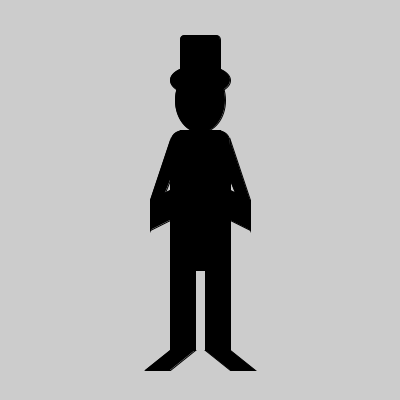
Frame 1 (no input)
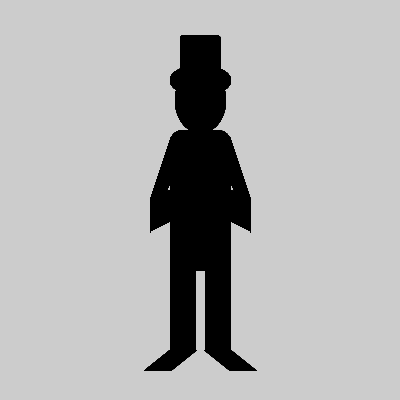
Frame 60 (the mouse pressed at the canvas centre just before this capture)
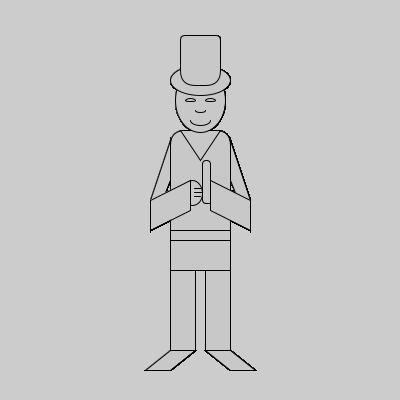
Frame 120 (the mouse held since frame 60 and released just before this capture)

The Processing sketch that drew these frames (run headless with seeded random() and noise(); from frame 60 on, the mouse is pressed at the canvas centre):

// Processing sketch: processing_132672
// ── processing_132672.pde

void setup(){
  size(400,400);
}

void draw(){

//rightfoot/
fill(random(mouseX, mouseY),random(mouseX, mouseY),random(mouseX, mouseY));
quad(170,350,195,350,170,370,145,370);

//leftfoot/
fill(random(mouseX, mouseY),random(mouseX, mouseY),random(mouseX, mouseY));
quad(205,350,230,350,255,370,230,370);

//pants//
fill(random(mouseX, mouseY),random(mouseX, mouseY),random(mouseX, mouseY));
rect(170,250,25,100);

fill(random(mouseX, mouseY),random(mouseX, mouseY),random(mouseX, mouseY));
rect(205,250,25,100);

//torso//
fill(random(mouseX, mouseY),random(mouseX, mouseY),random(mouseX, mouseY));
rect(170,130,60,140,15,15,0,0);

//neckline//
fill(random(mouseX, mouseY),random(mouseX, mouseY),random(mouseX, mouseY));
triangle(180,130,220,130,200,160);

//belt//
fill(random(mouseX, mouseY),random(mouseX, mouseY),random(mouseX, mouseY));
rect(170,230,60,10);

// face //
fill(random(mouseX, mouseY),random(mouseX, mouseY),random(mouseX, mouseY));
ellipse(200,100,50,65);

// left eye //
fill(random(mouseX, mouseY),random(mouseX, mouseY),random(mouseX, mouseY));
ellipse(190,100,10,3);

// right eye //
fill(random(mouseX, mouseY),random(mouseX, mouseY),random(mouseX, mouseY));
ellipse(210,100,10,3);

// hat //
fill(random(mouseX, mouseY),random(mouseX, mouseY),random(mouseX, mouseY));
ellipse(200,80,60,30);

fill(random(mouseX, mouseY),random(mouseX, mouseY),random(mouseX, mouseY));
rect(180,35,40,50,5,5,15,15);

//nose//
fill(random(mouseX, mouseY),random(mouseX, mouseY),random(mouseX, mouseY));
arc(200, 110, 10, 5, 0, PI, OPEN);

//smile//
fill(random(mouseX, mouseY),random(mouseX, mouseY),random(mouseX, mouseY));
arc(200, 120, 20, 10, 0, PI);

//righthand//
fill(random(mouseX, mouseY),random(mouseX, mouseY),random(mouseX, mouseY));
ellipse(192,193,20,25);

line(194,192,201,192);
line(194,196,200,196);
line(194,188,200,188);

//lefthand//
fill(random(mouseX, mouseY),random(mouseX, mouseY),random(mouseX, mouseY));
rect(202,160,8,43,60,60,0,20);

//rightarm//
fill(random(mouseX, mouseY),random(mouseX, mouseY),random(mouseX, mouseY));
quad(170,180,170,140,150,200,150,230);

fill(random(mouseX, mouseY),random(mouseX, mouseY),random(mouseX, mouseY));
quad(150,200,150,230,190,210,190,180);

//left arm//
fill(random(mouseX, mouseY),random(mouseX, mouseY),random(mouseX, mouseY));
quad(230,180,230,140,250,200,250,230);

fill(random(mouseX, mouseY),random(mouseX, mouseY),random(mouseX, mouseY));
quad(210,210,210,180,250,200,250,230);

}
